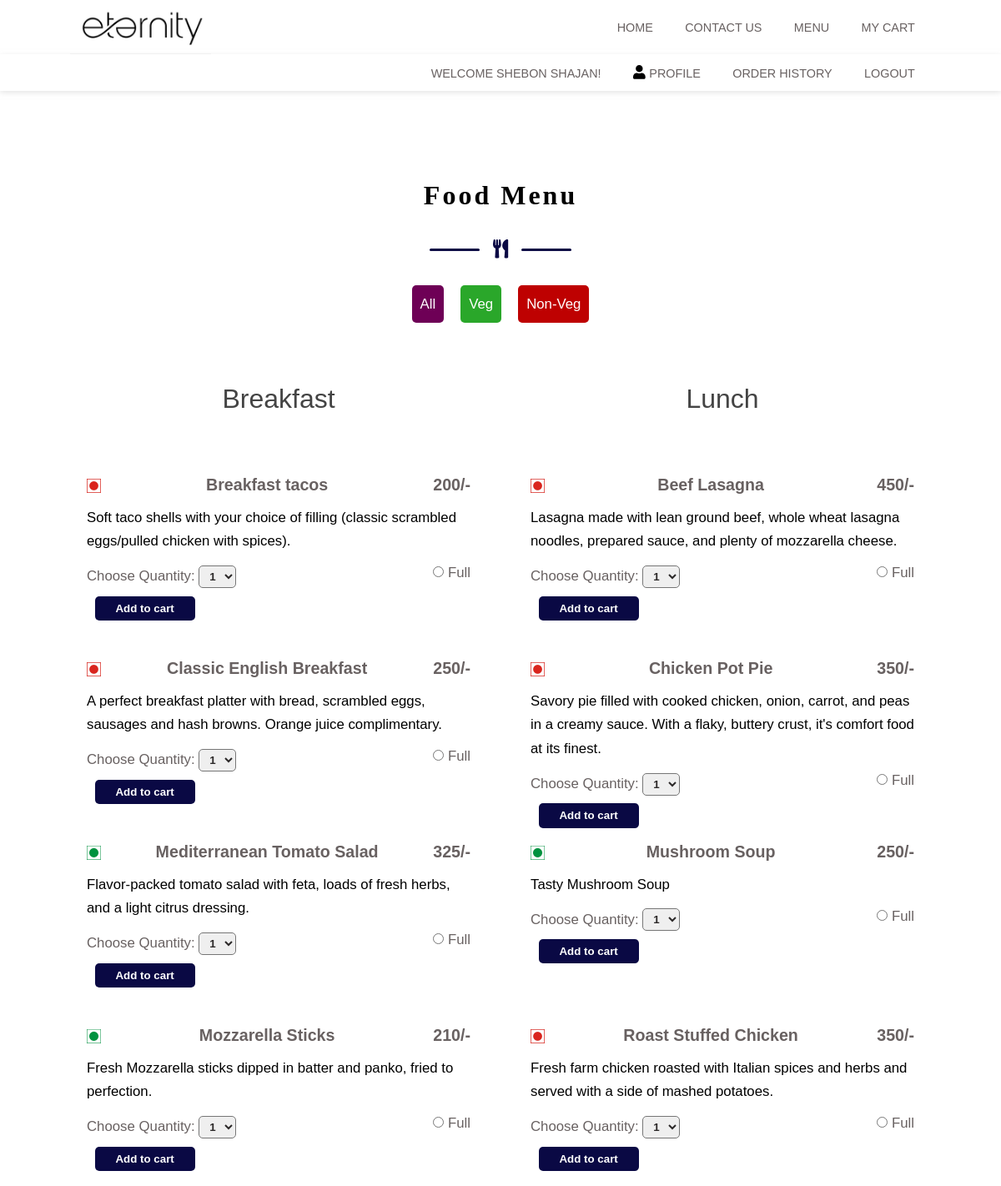
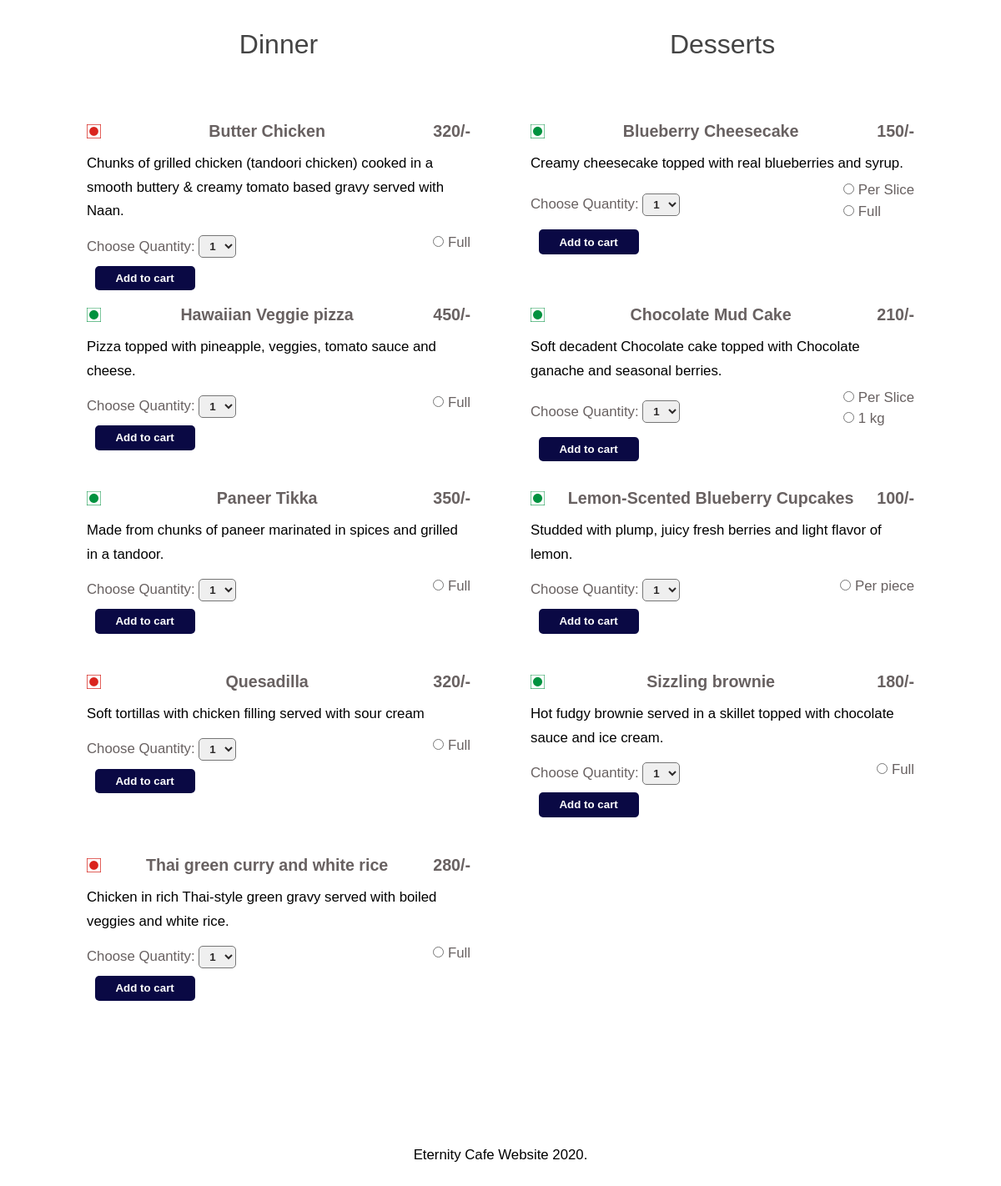
Page /menu.php (signed in) on the committed database (2 pictures, top to bottom).
### tables this page shows
CREATE TABLE `category` (
  `id` int(11) NOT NULL,
  `category` varchar(50) NOT NULL,
  `order_number` int(11) NOT NULL,
  `status` int(11) NOT NULL,
  `added_on` datetime NOT NULL,
  `color` varchar(10) NOT NULL
);

CREATE TABLE `course` (
  `id` int(1) NOT NULL,
  `course` varchar(10) NOT NULL,
  `status` int(1) NOT NULL
);

CREATE TABLE `dish` (
  `id` int(11) NOT NULL,
  `course_id` int(11) NOT NULL,
  `dish` varchar(100) NOT NULL,
  `dish_detail` text NOT NULL,
  `image` varchar(100) NOT NULL,
  `status` int(11) NOT NULL,
  `added_on` datetime NOT NULL,
  `category_id` int(1) NOT NULL,
  `price` int(4) NOT NULL
);

CREATE TABLE `dish_details` (
  `id` int(11) NOT NULL,
  `dish_id` int(11) NOT NULL,
  `attribute` varchar(100) NOT NULL,
  `price` int(11) NOT NULL,
  `status` int(11) NOT NULL,
  `added_on` datetime NOT NULL
);

### menu.php (the view, shortened to what this page needs)
<?php
include('header.php');
?>
<div class="padding-y menu" id="menu">
    <div class="container">
        <div class="title">
            <h2>Food Menu</h2>
            <div class="line center">
                <div></div>
                <span><i class="fas fa-utensils"></i></span>
                <div></div>
            </div>
        </div>
        <?php
        $cat_res = mysqli_query($con, "select * from category where status = 1 order by order_number")
        ?>
        <div class="center">
            <a href="menu.php" class="button purple">All</a>
            <?php
            while ($cat_row = mysqli_fetch_assoc($cat_res)) {
                echo '<div class=' . $cat_row['category'] . '>
            <a class="button ' . $cat_row['color'] . '" href="menu.php?cat_id=' . $cat_row['id'] . '">' . $cat_row['category'] . '</a></div>';
            } ?>
        </div>
        <div class="menu-row">
            <?php
            $course_res = mysqli_query($con, "select * from course order by id");
            while ($course_row = mysqli_fetch_assoc($course_res)) {
                echo
                    '<div class="menu-col-1">
                <div class="center">
                    <h2 class="menu-section-title">' . $course_row['course'] . '</h2>
                </div>';
                $product_sql = "select * from dish where status = 1 and course_id=" . $course_row['id'] . " order by dish";
                $product_res = mysqli_query($con, $product_sql);
                $product_count = mysqli_num_rows($product_res);
                if ($product_count > 0) {
                    while ($product_row = mysqli_fetch_assoc($product_res)) {
                        $id = $product_row['id'];
                        $dish_attr_res_1 = mysqli_query($con, "select * from dish_details
                                    where status = 1 and dish_id=$id order by price");
                        $dish_attr_row = mysqli_fetch_assoc($dish_attr_res_1); ?>
                        <div class="menu-item">
                            <div class="menu-text">
                                <div class="price">
                                    <?php
                                    if ($product_row['category_id'] == 1) {
                                        echo ' <img style="width:17px;height:17px;" src="images/Veg.jpg" >';
                                    } else {
                                        echo ' <img style="width:17px;height:17px;" src="images/Non-Veg.jpg" alt="">';
                                    }
                                    ?>
                                    <h3><?php echo $product_row['dish']; ?></h3>
                                    <h3><?php echo $dish_attr_row['price']; ?>/-</h3>
                                </div>
                                <div>
                                    <p class="text"><?php echo $product_row['dish_detail'] ?></p>
                                    <div class="price">
                                        <div>
                                            <label>Choose Quantity:</label>
                                            <select class="dropdown center" id="quantity_dish<?php echo $id; ?>" name="quantity_dish<?php echo $id; ?>">
                                                <?php
                                                for ($i = 1; $i <= 20; $i++) {
                                                    echo "<option value='$i'>$i</option>";
                                                }
                                                ?>
                                            </select>
                                        </div>
                                        <br>
                                        <div>
                                            <?php
                                            $dish_attr_res = mysqli_query($con, "select * from dish_details
                                            where status = 1 and dish_id=$id order by price");
                                            while ($dish_attr_row = mysqli_fetch_assoc($dish_attr_res)) {
                                                $attr = $dish_attr_row['attribute'];
                                                $attr_id = $dish_attr_row['id']; ?>
                                                <input type="radio" id="attribute_dish<?php echo $id; ?>" name="attribute_dish<?php echo $id; ?>" value="<?php echo $attr; ?>">
                                                <label for="attribute_dish<?php echo $id; ?>"><?php echo $attr; ?></label><br>
                                            <?php }
                                            ?>
                                        </div>
                                    </div>
                                    <input class="add_to_cart" type="submit" style="border: none;" value="Add to cart" onclick="add_to_cart(<?php echo $id ?>,'add',<?php echo $attr_id ?>)">
                                </div>
                            </div>
                        </div>
            <?php
                    }
                } else {
                    echo "<h4 class='title'>No dish available in this course.</h4>";
                }
                echo ' </div>';
            } ?>
        </div>
    </div>
</div>
<?php
include('footer.php');
?>

### css/style.css (style rules this page uses)
:root { --nero: #252525; --dimGray: rgb(104, 97, 97); --max-red: #0a0944; --snow: #fafafa; --Libre: "Libre Franklin", sans-serif; --Kaushan: "Kaushan Script"; --transition: all 0.4s ease; }
* { box-sizing: border-box; padding: 0; margin: 0; font-family: var(--Libre); }
body { line-height: 1.5; font-size: 1.05rem; font-weight: 200; text-rendering: optimizeLegibility; }
a { color: #000; text-decoration: none; }
img { width: 100%; display: block; }
.button:link, .button:visited { color: white; padding: 10px 10px; margin: 10px; text-align: center; text-decoration: none; display: inline-block; border-radius: 5px; }
.red { background-color: rgb(190, 1, 1); }
.green { background-color: rgb(42, 167, 42); }
.purple { background-color: rgb(110, 0, 86); }
.container { width: 94%; margin: 0 auto; }
h1, h2, h3, h4, h5, h6 { padding: 0.3rem 0; }
.center { display: flex; align-items: center; justify-content: center; }
.text { padding: 0.3rem 0; line-height: 1.7; }
.padding-y { padding: 5rem 0; }
.title { padding: 1rem 0; text-align: center; }
.title h2 { margin: 0 0.5rem; font-family: var(--Kaushan); letter-spacing: 2px; }
.line { margin-top: 1.2rem; }
.line div { width: 60px; height: 3px; background: var(--max-red); border-radius: 5px; }
.line span { font-size: 1.4rem; margin: 0 1rem; color: var(--max-red); }
.menu-row { margin: 2rem 0; }
.menu-item { margin: 0.6rem 0; }
.menu-text { padding: 1rem 0; }
.price { display: flex; align-items: center; justify-content: space-between; color: var(--dimGray); }
.add_to_cart { margin: 0.6rem; display: inline-block; background: var(--max-red); width: 120px; border-radius: 5px; text-align: center; padding: 0.45rem 0; color: #fff; font-weight: 600; transition: var(--transition); }
.menu-section-title { font-size: 32px; display: block; font-weight: 400; color: #444; margin: 20px 0; text-align: center; }
.dropdown { margin-top: 0.6rem; display: inline-block; text-align: center; padding: 4px; border-radius: 5px; color: rgb(44, 41, 41); font-weight: 600; transition: var(--transition); }
@media screen and (min-width: 480px) { .title h2 { font-size: 2rem; letter-spacing: 3px; } }
@media screen and (min-width: 480px) { .menu-item { align-items: center; column-gap: 2rem; margin: 20px; height: 200px; } }
@media screen and (min-width: 992px) { .container { width: 90vw; } }
@media screen and (min-width: 992px) { .menu-row { display: grid; grid-template-columns: repeat(2, 1fr); column-gap: 2rem; } }
@media screen and (min-width: 1200px) { .container { width: 86%; } }

### rows in the picture
category: category "Veg"
category: category "Non-Veg"
course: course "Breakfast"
dish: dish "Breakfast tacos", dish_details.price "200", dish_detail "Soft taco shells with your choice of filling (classic scrambled eggs/pulled chicken with spices).", id "1"
dish_details: attribute "Full"
dish: dish "Classic English Breakfast", dish_details.price "250", dish_detail "A perfect breakfast platter with bread, scrambled eggs, sausages and hash browns. Orange juice complimentary.", id "1"
dish_details: attribute "Full"
dish: dish "Mediterranean Tomato Salad", dish_details.price "325", dish_detail "Flavor-packed tomato salad with feta, loads of fresh herbs, and a light citrus dressing.", id "1"
dish_details: attribute "Full"
dish: dish "Mozzarella Sticks", dish_details.price "210", dish_detail "Fresh Mozzarella sticks dipped in batter and panko, fried to perfection.", id "1"
dish_details: attribute "Full"
course: course "Lunch"
dish: dish "Beef Lasagna", dish_details.price "450", dish_detail "Lasagna made with lean ground beef, whole wheat lasagna noodles, prepared sauce, and plenty of mozzarella cheese.", id "1"
dish_details: attribute "Full"
dish: dish "Chicken Pot Pie", dish_details.price "350", dish_detail "Savory pie filled with cooked chicken, onion, carrot, and peas in a creamy sauce. With a flaky, buttery crust, it's comfort food at its finest.", id "1"
dish_details: attribute "Full"
dish: dish "Mushroom Soup", dish_details.price "250", dish_detail "Tasty Mushroom Soup", id "1"
dish_details: attribute "Full"
dish: dish "Roast Stuffed Chicken", dish_details.price "350", dish_detail "Fresh farm chicken roasted with Italian spices and herbs and served with a side of mashed potatoes.", id "1"
dish_details: attribute "Full"
course: course "Dinner"
dish: dish "Butter Chicken", dish_details.price "320", dish_detail "Chunks of grilled chicken (tandoori chicken) cooked in a smooth buttery & creamy tomato based gravy served with Naan.", id "1"
dish_details: attribute "Full"
dish: dish "Hawaiian Veggie pizza", dish_details.price "450", dish_detail "Pizza topped with pineapple, veggies, tomato sauce and cheese.", id "1"
dish_details: attribute "Full"
dish: dish "Paneer Tikka", dish_details.price "350", dish_detail "Made from chunks of paneer marinated in spices and grilled in a tandoor.", id "1"
dish_details: attribute "Full"
dish: dish "Quesadilla", dish_details.price "320", dish_detail "Soft tortillas with chicken filling served with sour cream", id "1"
dish_details: attribute "Full"
dish: dish "Thai green curry and white rice", dish_details.price "280", dish_detail "Chicken in rich Thai-style green gravy served with boiled veggies and white rice.", id "1"
dish_details: attribute "Full"
course: course "Desserts"
dish: dish "Blueberry Cheesecake", dish_details.price "150", dish_detail "Creamy cheesecake topped with real blueberries and syrup.", id "1"
dish_details: attribute "Per Slice"
dish_details: attribute "Full"
dish: dish "Chocolate Mud Cake", dish_details.price "210", dish_detail "Soft decadent Chocolate cake topped with Chocolate ganache and seasonal berries.", id "1"
dish_details: attribute "Per Slice"
dish_details: attribute "1 kg"
dish: dish "Lemon-Scented Blueberry Cupcakes", dish_details.price "100", dish_detail "Studded with plump, juicy fresh berries and light flavor of lemon.", id "1"
dish_details: attribute "Per piece"
dish: dish "Sizzling brownie", dish_details.price "180", dish_detail "Hot fudgy brownie served in a skillet topped with chocolate sauce and ice cream.", id "1"
dish_details: attribute "Full"

### other values in the picture
$_SESSION['FOOD_USER_NAME'] "SHEBON SHAJAN"
